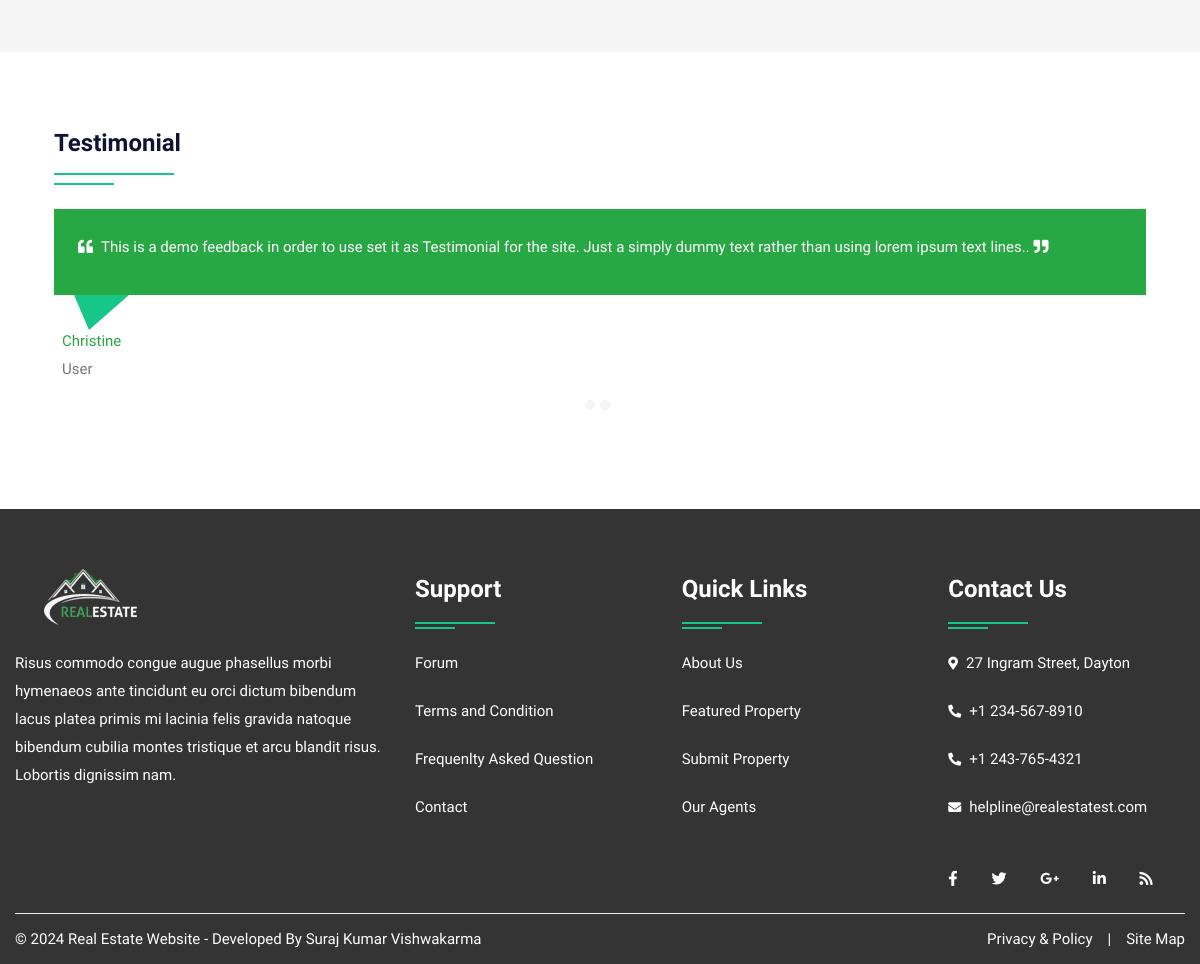
Before: / (lower part) with the older database file.
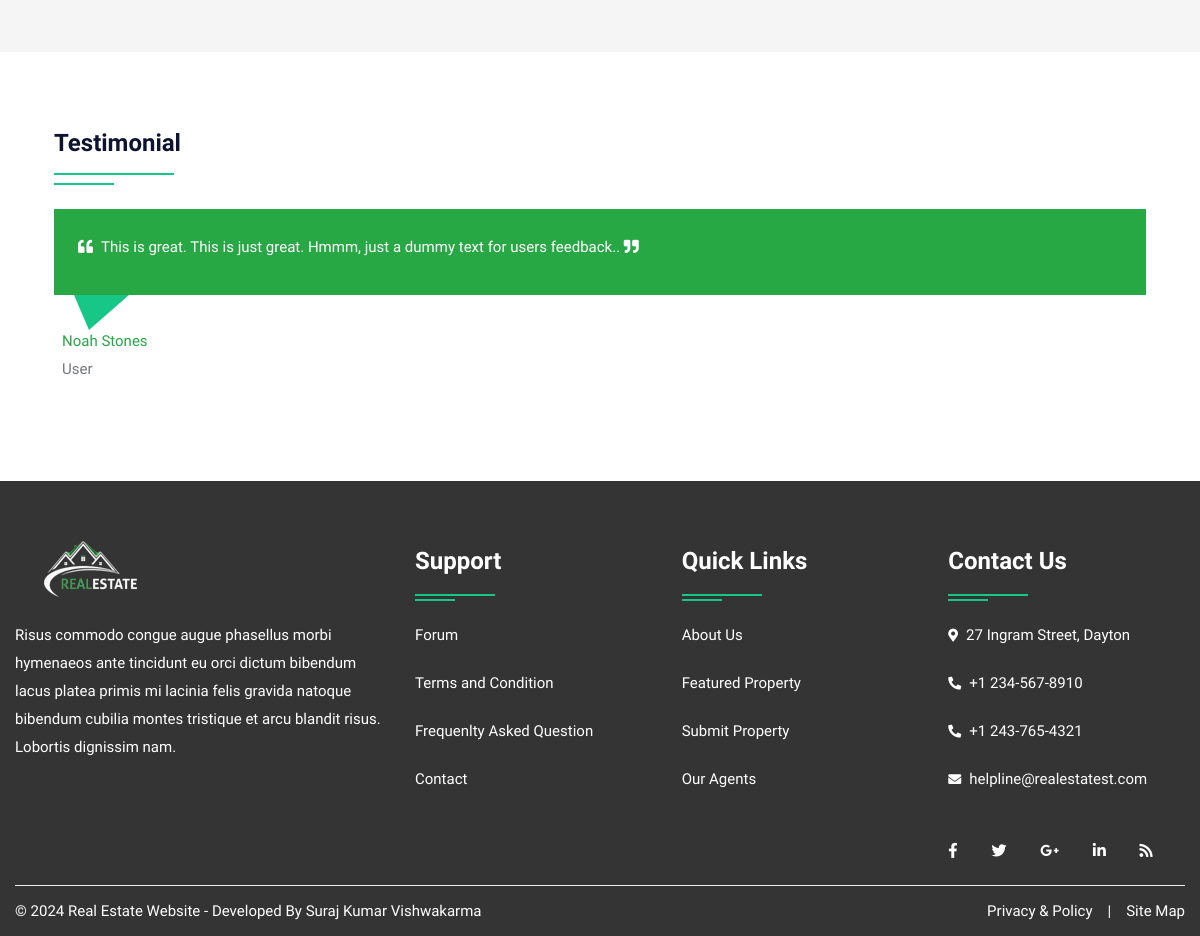
After: the same page with the newer database file.
### tables this page shows
CREATE TABLE `feedback` (
  `fid` int(50) NOT NULL,
  `uid` int(50) NOT NULL,
  `fdescription` varchar(300) NOT NULL,
  `status` int(1) NOT NULL,
  `date` datetime NOT NULL DEFAULT CURRENT_TIMESTAMP
);

CREATE TABLE `user` (
  `uid` int(50) NOT NULL,
  `uname` varchar(100) NOT NULL,
  `uemail` varchar(100) NOT NULL,
  `uphone` varchar(20) NOT NULL,
  `upass` varchar(50) NOT NULL,
  `utype` varchar(50) NOT NULL,
  `uimage` varchar(300) NOT NULL
);

### index.php (the view, shortened to what this page needs)
<!DOCTYPE html>
<html lang="en">
<head>
<link rel="stylesheet" type="text/css" href="css/bootstrap.min.css">
<link rel="stylesheet" type="text/css" href="css/bootstrap-slider.css">
<link rel="stylesheet" type="text/css" href="css/jquery-ui.css">
<link rel="stylesheet" type="text/css" href="css/layerslider.css">
<link rel="stylesheet" type="text/css" href="css/color.css" id="color-change">
<link rel="stylesheet" type="text/css" href="css/owl.carousel.min.css">
<link rel="stylesheet" type="text/css" href="css/font-awesome.min.css">
<link rel="stylesheet" type="text/css" href="fonts/flaticon/flaticon.css">
<link rel="stylesheet" type="text/css" href="css/style.css">
</head>
<body>
<div id="page-wrapper">
    <div class="row">
		<?php include("include/header.php");?>
        <div class="full-row bg-gray">
        </div>
		<div class="full-row">
            <div class="container">
                <div class="row">
					<div class="col-lg-12">
						<div class="content-sidebar p-4">
							<div class="mb-3 col-lg-12">
								<h4 class="double-down-line-left text-secondary position-relative pb-4 mb-4">Testimonial</h4>
									<div class="recent-review owl-carousel owl-dots-gray owl-dots-hover-success">
										<?php
												$query=mysqli_query($con,"select feedback.*, user.* from feedback,user where feedback.uid=user.uid and feedback.status='1'");
												while($row=mysqli_fetch_array($query))
													{
										?>
										<div class="item">
											<div class="p-4 bg-success down-angle-white position-relative">
												<p class="text-white"><i class="fas fa-quote-left mr-2 text-white"></i><?php echo $row['2']; ?>. <i class="fas fa-quote-right mr-2 text-white"></i></p>
											</div>
											<div class="p-2 mt-4">
												<span class="text-success d-table text-capitalize"><?php echo $row['uname']; ?></span> <span class="text-capitalize"><?php echo $row['utype']; ?></span>
											</div>
										</div>
										<?php }  ?>
									</div>
							</div>
						 </div>
					</div>
				</div>
			</div>
		</div>
		<?php include("include/footer.php");?>
    </div>
</div>
</body>
</html>

Changed rows visible on the page:
removed feedback: fdescription "This is a demo feedback in order to use set it as Testimonial for the site. Just a simply dummy text rather than using lorem ipsum text lines.", uid.uname "Christine", uid.utype "User"
now on this page (row unchanged): feedback: fdescription "This is great. This is just great. Hmmm, just a dummy text for users feedback.", uid.uname "Noah Stones", uid.utype "User"
